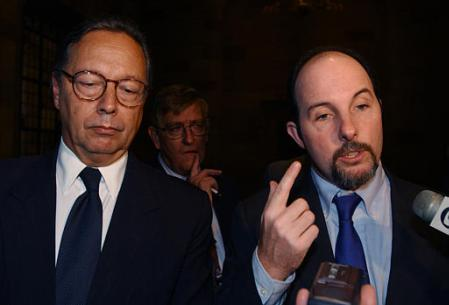
#> input picture project/project_train/train/0002.jpg, 449 x 305 px, given in place of 0001.jpg, which was not available
$ python train.py
#> lines starting #> are read from the running program, lines starting #| are printed output that depends on the picture
# -*- coding: utf-8 -*-
"""
Spyder Editor

Le but de ce fichier
1. générer les exemples postifs et negetifs des visages
2. générer la classifier des visages

@author: jijie liu, Zhiqi KANG
"""
import numpy as np

label = np.loadtxt('project_train/label.txt')

from skimage import io, util, color, transform
# 1. obtenir les images originales
img_raw = []
n_total = 1000
for i in range(n_total):
    # lire les image, et convertir RGB images aux images gray
    im = color.rgb2gray(io.imread("project_train/train/" + "%04d"%(i+1) + ".jpg"))
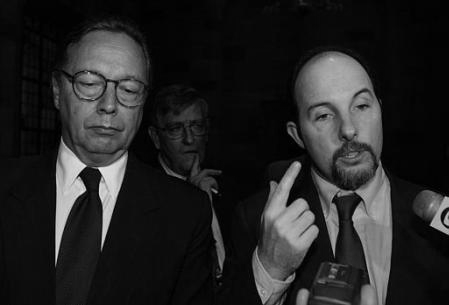
#> im: shape (305, 449) float64; min 0, max 0.925, mean 0.145
#> pass 3 of the loop `for i in range(n_total):`:
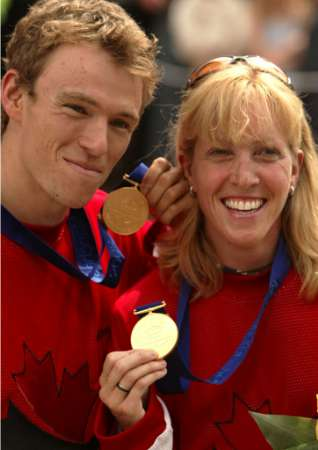
#> input picture project/project_train/train/0006.jpg, 318 x 450 px, given in place of 0003.jpg, which was not available
#> `im = color.rgb2gray(io.imread("project_train/train/" + "%04d"%(i+1) + ..`:
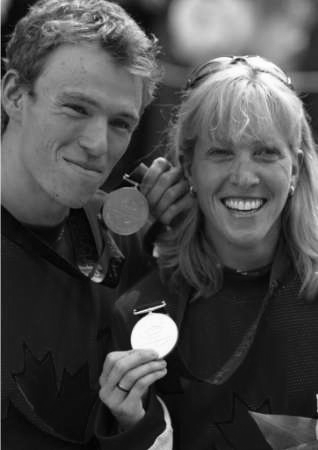
#> im: shape (450, 318) float64; min 0.000833, max 0.999, mean 0.297
#> (the run stopped early here; a loop or call above may not have finished)
